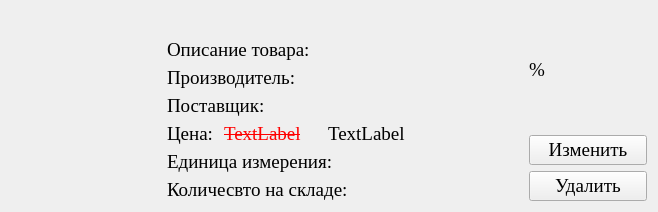
<?xml version="1.0" encoding="UTF-8"?>
<ui version="4.0">
 <class>Product</class>
 <widget class="QFrame" name="Product">
  <property name="geometry">
   <rect>
    <x>0</x>
    <y>0</y>
    <width>658</width>
    <height>204</height>
   </rect>
  </property>
  <property name="minimumSize">
   <size>
    <width>658</width>
    <height>0</height>
   </size>
  </property>
  <property name="maximumSize">
   <size>
    <width>658</width>
    <height>16777215</height>
   </size>
  </property>
  <property name="baseSize">
   <size>
    <width>658</width>
    <height>0</height>
   </size>
  </property>
  <property name="font">
   <font>
    <family>Times New Roman</family>
    <pointsize>14</pointsize>
   </font>
  </property>
  <property name="windowTitle">
   <string>Frame</string>
  </property>
  <layout class="QHBoxLayout" name="horizontalLayout_2" stretch="1,3,1">
   <item>
    <widget class="QLabel" name="Image">
     <property name="minimumSize">
      <size>
       <width>150</width>
       <height>150</height>
      </size>
     </property>
     <property name="maximumSize">
      <size>
       <width>150</width>
       <height>150</height>
      </size>
     </property>
     <property name="baseSize">
      <size>
       <width>150</width>
       <height>150</height>
      </size>
     </property>
     <property name="text">
      <string/>
     </property>
     <property name="pixmap">
      <pixmap>../../../../../../../time/import/picture.png</pixmap>
     </property>
     <property name="scaledContents">
      <bool>true</bool>
     </property>
    </widget>
   </item>
   <item>
    <layout class="QGridLayout" name="gridLayout" columnstretch="1,2,4">
     <item row="4" column="1">
      <widget class="QLabel" name="OldPrice">
       <property name="font">
        <font>
         <family>Times New Roman</family>
         <pointsize>14</pointsize>
         <strikeout>true</strikeout>
        </font>
       </property>
       <property name="styleSheet">
        <string notr="true">color:red; text-decoration:line-through;</string>
       </property>
       <property name="text">
        <string>TextLabel</string>
       </property>
      </widget>
     </item>
     <item row="4" column="0">
      <widget class="QLabel" name="Price">
       <property name="text">
        <string>Цена: </string>
       </property>
      </widget>
     </item>
     <item row="4" column="2">
      <widget class="QLabel" name="NewPrice">
       <property name="text">
        <string>TextLabel</string>
       </property>
      </widget>
     </item>
     <item row="0" column="0" colspan="3">
      <widget class="QLabel" name="Type">
       <property name="font">
        <font>
         <weight>75</weight>
         <bold>true</bold>
        </font>
       </property>
       <property name="text">
        <string/>
       </property>
      </widget>
     </item>
     <item row="1" column="0" colspan="3">
      <widget class="QLabel" name="Description">
       <property name="text">
        <string>Описание товара: </string>
       </property>
       <property name="wordWrap">
        <bool>true</bool>
       </property>
      </widget>
     </item>
     <item row="2" column="0" colspan="3">
      <widget class="QLabel" name="Creator">
       <property name="text">
        <string>Производитель: </string>
       </property>
      </widget>
     </item>
     <item row="3" column="0" colspan="3">
      <widget class="QLabel" name="Seller">
       <property name="text">
        <string>Поставщик: </string>
       </property>
      </widget>
     </item>
     <item row="5" column="0" colspan="3">
      <widget class="QLabel" name="Counter">
       <property name="text">
        <string>Единица измерения: </string>
       </property>
      </widget>
     </item>
     <item row="6" column="0" colspan="3">
      <widget class="QLabel" name="Count">
       <property name="text">
        <string>Количесвто на складе: </string>
       </property>
      </widget>
     </item>
    </layout>
   </item>
   <item>
    <layout class="QVBoxLayout" name="verticalLayout_2">
     <item>
      <widget class="QLabel" name="Discount">
       <property name="text">
        <string>%</string>
       </property>
      </widget>
     </item>
     <item>
      <widget class="QPushButton" name="Update">
       <property name="text">
        <string>Изменить</string>
       </property>
      </widget>
     </item>
     <item>
      <widget class="QPushButton" name="Delete">
       <property name="font">
        <font>
         <family>Times New Roman</family>
         <pointsize>14</pointsize>
        </font>
       </property>
       <property name="text">
        <string>Удалить</string>
       </property>
      </widget>
     </item>
    </layout>
   </item>
  </layout>
 </widget>
 <resources/>
 <connections/>
</ui>
